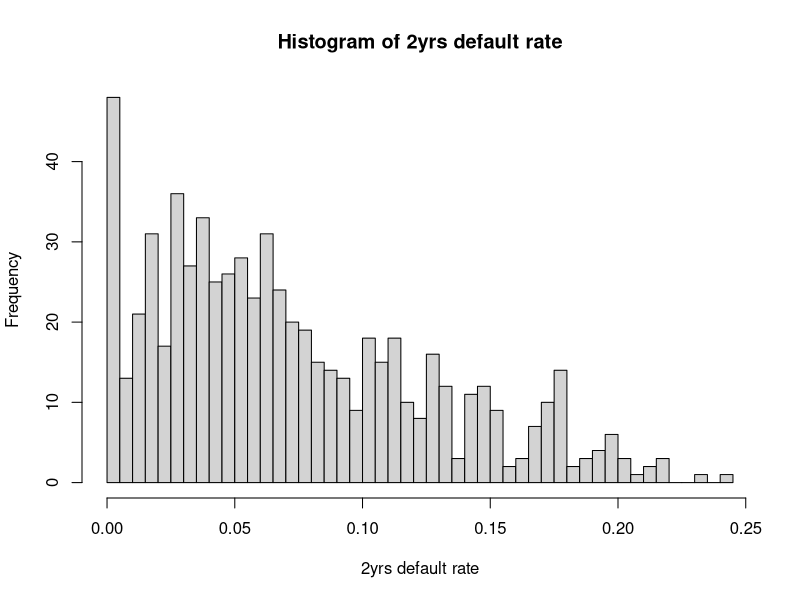
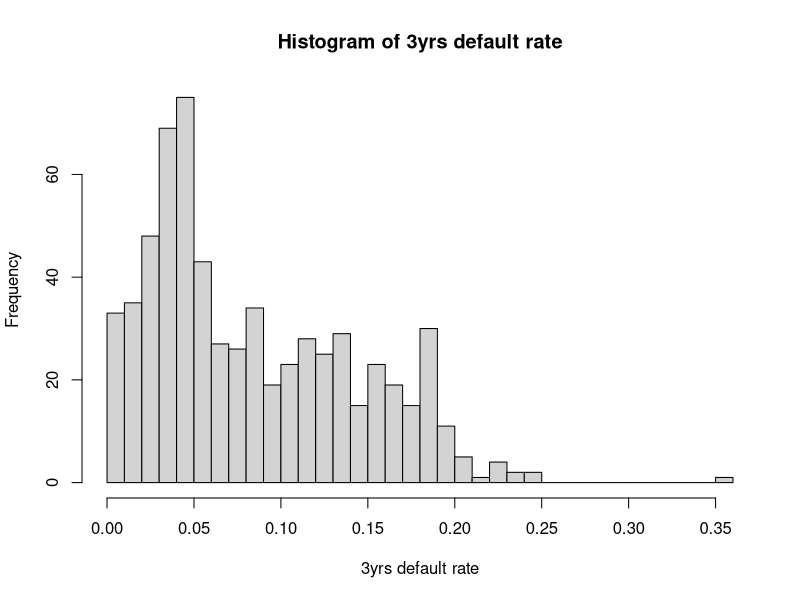
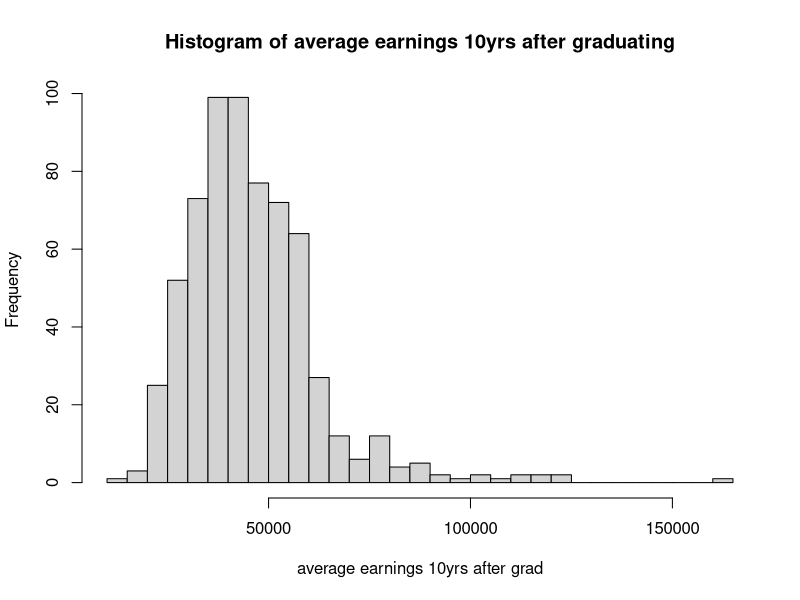
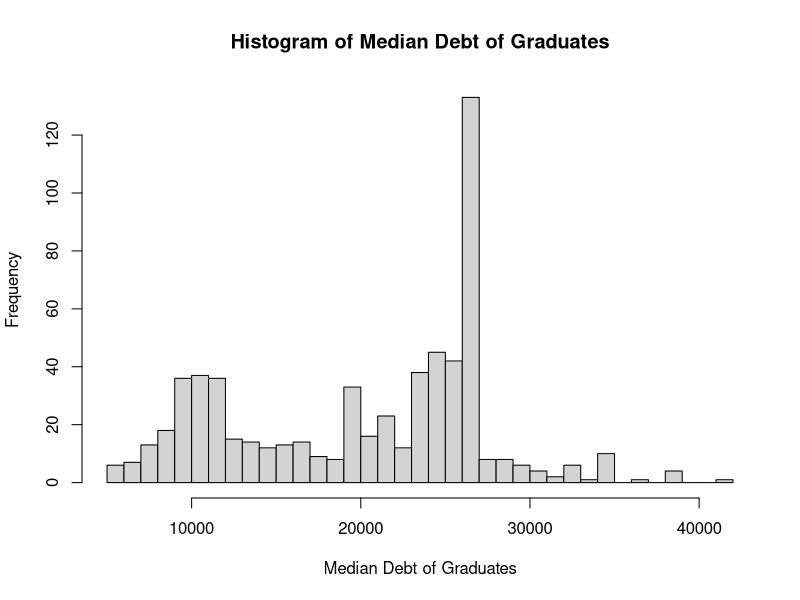
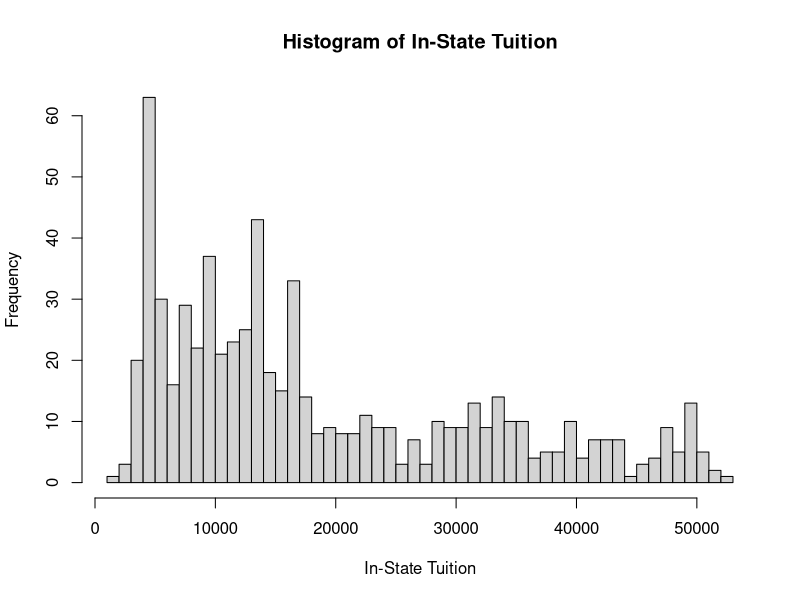
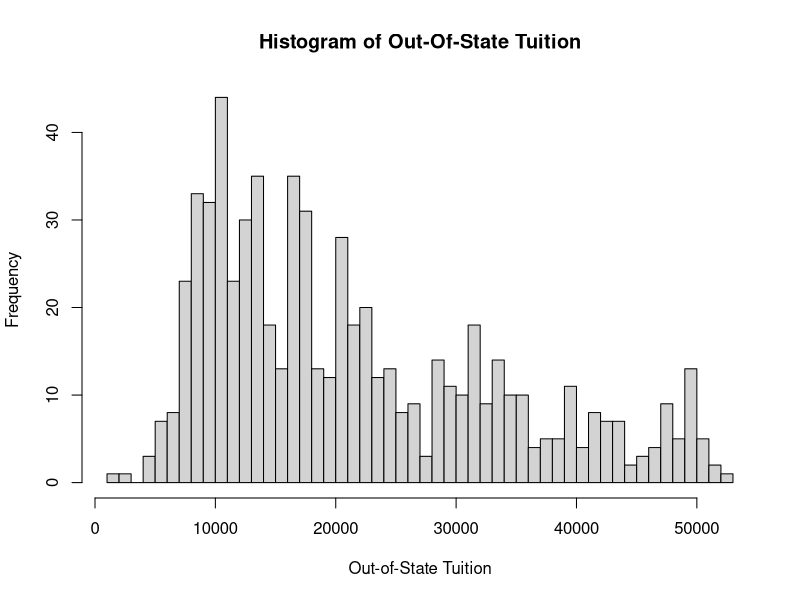
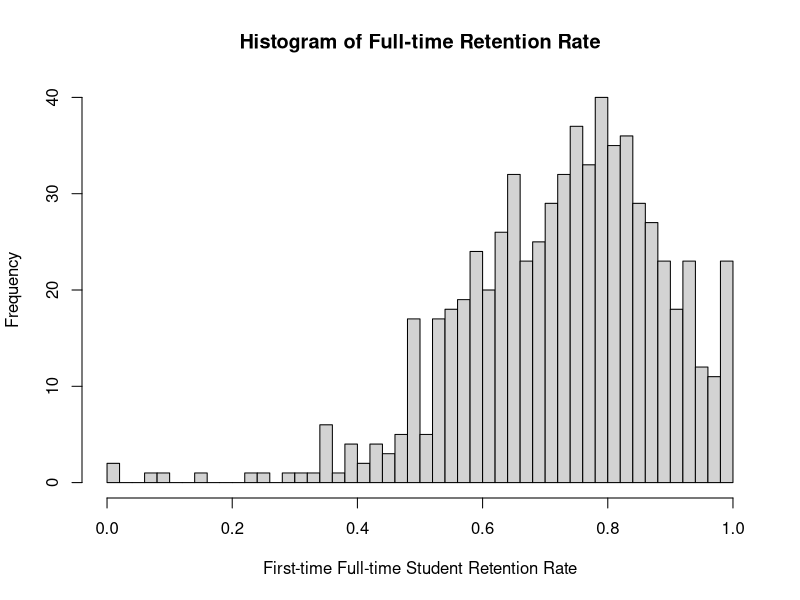
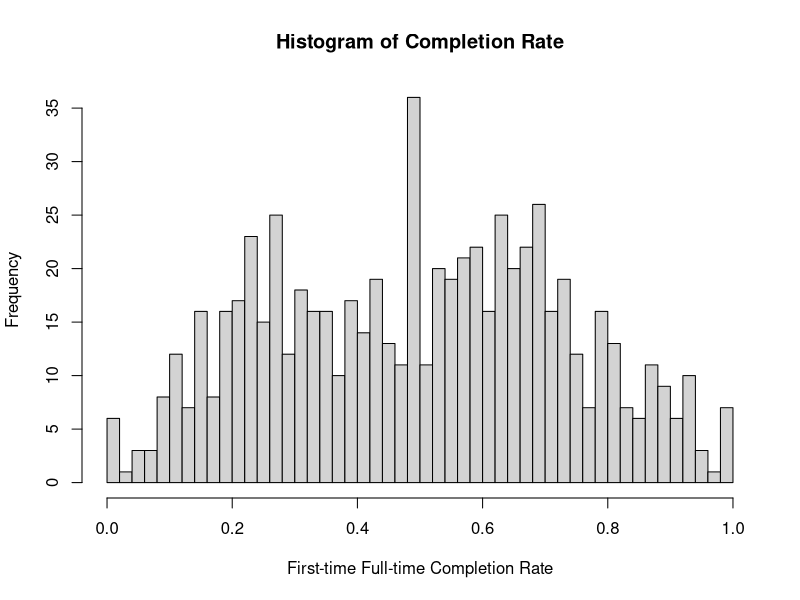

Write R code to recreate these figures, in order.
# Use getwd() to find the R working directory
# Copy College_ScoreCard_Raw_Date_v5.csv into the working directory
# Read and view the College Scorecard raw data of colleges within Mid East Region and Virginia
CollegeScoreCard<-read.csv("College_ScoreCard_Raw_Data_v5.csv",header = TRUE);
View(CollegeScoreCard);

#Create manageable data subset of the columns that will be used to form our two "SuperScores".

# "Financial Stability" SuperScore
#(CDR2) 2 year default rate, (CDR3) 3 year default rate, 
#(MN_EARN_WNE_P10) average earnings 10 years after graduating,
#(GRAD_DEBT_MDN_SUPP) Median debt of completers, 
#(TUITIONFEE_IN) in state tuition costs, 
#(TUITIONFEE_OUT) Out-of-state tuition costs

# "Academic Student Success" SuperScore
#(RET_FT_COMBINE, which is a combination of RET_FT4, RET_FTL4) First-time, full-time student retention rate,
#(C150_COMBINE, which is a combination of C150_4, C150_L4) Completion rate for first-time, full-time students, 
#(PFTFAC) Proportion of faculty that is full-time,
#(RET_COMBINE, which is a combination of RET_PT4, RET_PTL4) First-time, part-time student retention rate,
#(WDRAW_ORIG_YR3_RT) Percent withdrawn from original institution within 3 years

SuperScoreData <- CollegeScoreCard[c(1,15,19,13,25,101,102,107,111,132,135,138,139,151,159,165)];

#The idea will be to find the mean and median for each variable.
#Then, we can find how many standard deviations each school is above/below the mean, in order to assign "SuperScore" points
#These points are added together to form the "SuperScore", which is a way to compare institution against each other in those categories.

#Find mean, standard deviation, and plot a histogram for CDR2
CDR2_Data <- as.numeric(as.character(SuperScoreData$CDR2));
CDR2_Mean <- mean(CDR2_Data, na.rm=TRUE);
CDR2_SD <- sd(CDR2_Data, na.rm=TRUE);
hist(CDR2_Data, breaks=40, main="Histogram of 2yrs default rate",xlab="2yrs default rate");

#Find mean, standard deviation, and plot a histogram for CDR3
CDR3_Data <- as.numeric(as.character(SuperScoreData$CDR3));
CDR3_Mean <- mean(CDR3_Data, na.rm=TRUE);
CDR3_SD <- sd(CDR3_Data, na.rm=TRUE);
hist(CDR3_Data, breaks=40, main="Histogram of 3yrs default rate", xlab="3yrs default rate");

#Find mean, standard deviation, and plot a histogram for MN_EARN_WNE_P10
MN_EARN_Data <- as.numeric(as.character(SuperScoreData$MN_EARN_WNE_P10));
MN_EARN_Mean <- mean(MN_EARN_Data, na.rm=TRUE);
MN_EARN_SD <- sd(MN_EARN_Data, na.rm=TRUE);
hist(MN_EARN_Data, breaks=40, main="Histogram of average earnings 10yrs after graduating",xlab="average earnings 10yrs after grad");

#Find mean, standard deviation, and plot a histogram for GRAD_DEBT_MDN_SUPP
GRAD_DEBT_Data <- as.numeric(as.character(SuperScoreData$GRAD_DEBT_MDN_SUPP));
GRAD_DEBT_Mean <- mean(GRAD_DEBT_Data, na.rm=TRUE);
GRAD_DEBT_SD <- sd(GRAD_DEBT_Data, na.rm=TRUE);
hist(GRAD_DEBT_Data, breaks=40, main="Histogram of Median Debt of Graduates",xlab="Median Debt of Graduates");

#Find mean, standard deviation, and plot a histogram for TUITIONFEE_IN
TUIT_IN_Data <- as.numeric(as.character(SuperScoreData$TUITIONFEE_IN));
TUIT_IN_Mean <- mean(TUIT_IN_Data, na.rm=TRUE);
TUIT_IN_SD <- sd(TUIT_IN_Data, na.rm=TRUE);
hist(TUIT_IN_Data, breaks=40, main="Histogram of In-State Tuition",xlab="In-State Tuition");

#Find mean, standard deviation, and plot a histogram for TUITIONFEE_OUT
TUIT_OUT_Data <- as.numeric(as.character(SuperScoreData$TUITIONFEE_OUT));
TUIT_OUT_Mean <- mean(TUIT_OUT_Data, na.rm=TRUE);
TUIT_OUT_SD <- sd(TUIT_OUT_Data, na.rm=TRUE);
hist(TUIT_OUT_Data, breaks=40, main="Histogram of Out-Of-State Tuition", xlab="Out-of-State Tuition");

#Find mean, standard deviation, and plot a histogram for RET_FT_COMBINE
RET_FT_Data <- as.numeric(as.character(SuperScoreData$RET_FT_COMBINE));
RET_FT_Mean <- mean(RET_FT_Data, na.rm=TRUE);
RET_FT_SD <- sd(RET_FT_Data, na.rm=TRUE);
hist(RET_FT_Data, breaks=40, main="Histogram of Full-time Retention Rate", xlab="First-time Full-time Student Retention Rate");

#Find mean, standard deviation, and plot a histogram for C150_COMBINE
C150_Data <- as.numeric(as.character(SuperScoreData$C150_COMBINE));
C150_Mean <- mean(C150_Data, na.rm=TRUE);
C150_SD <- sd(C150_Data, na.rm=TRUE);
hist(C150_Data, breaks=40, main="Histogram of Completion Rate",xlab="First-time Full-time Completion Rate");

#Find mean, standard deviation, and plot a histogram for PFTFAC
PFTFAC_Data <- as.numeric(as.character(SuperScoreData$PFTFAC));
PFTFAC_Mean <- mean(PFTFAC_Data, na.rm=TRUE);
PFTFAC_SD <- sd(PFTFAC_Data, na.rm=TRUE);
hist(PFTFAC_Data, breaks=40,main="Histogram of Proportion of Full-time Faculty Staff",xlab="Proportion of Faculty that is Full-time");

#Find mean, standard deviation, and plot a histogram for RET_COMBINE
RET_Data <- as.numeric(as.character(SuperScoreData$RET_COMBINE));
RET_Mean <- mean(RET_Data, na.rm=TRUE);
RET_SD <- sd(RET_Data, na.rm=TRUE);
hist(RET_Data, breaks=40, main="Histogram of Part-time Completion Rate",xlab="First-time, Part-time Completion Rate");

#Find mean, standard deviation, and plot a histogram for WDRAW_ORIG_YR3_RT
WDRAW_Data <- as.numeric(as.character(SuperScoreData$WDRAW_ORIG_YR3_RT));
WDRAW_Mean <- mean(WDRAW_Data, na.rm=TRUE);
WDRAW_SD <- sd(WDRAW_Data, na.rm=TRUE);
hist(WDRAW_Data, breaks=40, main="Histogram of percent withdrawn from orig inst within 3yrs",xlab="Percent Withdrawn from orig inst within 3yrs");


#Next, we will find the Z-Scores for each of the above variables, which will help us to form the "SuperScores"
CollegeScoreCard$CDR2_Z_Score <- (CDR2_Data - CDR2_Mean)/CDR2_SD;
CollegeScoreCard$CDR3_Z_Score <- (CDR3_Data - CDR3_Mean)/CDR3_SD;
CollegeScoreCard$MN_EARN_Z_Score <- (MN_EARN_Data - MN_EARN_Mean)/MN_EARN_SD;
CollegeScoreCard$GRAD_DEBT_Z_Score <- (GRAD_DEBT_Data - GRAD_DEBT_Mean)/GRAD_DEBT_SD;
CollegeScoreCard$TUIT_IN_Z_Score <- (TUIT_IN_Data - TUIT_IN_Mean)/TUIT_IN_SD;
CollegeScoreCard$TUIT_OUT_Z_Score <- (TUIT_OUT_Data - TUIT_OUT_Mean)/TUIT_OUT_SD;
CollegeScoreCard$RET_FT_Z_Score <- (RET_FT_Data - RET_FT_Mean)/RET_FT_SD;
CollegeScoreCard$C150_Z_Score <- (C150_Data - C150_Mean)/C150_SD;
CollegeScoreCard$PFTFAC_Z_Score <- (PFTFAC_Data - PFTFAC_Mean)/PFTFAC_SD;
CollegeScoreCard$RET_Z_Score <- (RET_Data - RET_Mean)/RET_SD;
CollegeScoreCard$WDRAW_Z_Score <- (WDRAW_Data - WDRAW_Mean)/WDRAW_SD;

#Adding Z-Score variable categories together to make overall "Super Scores"

#Financial Stability SuperScore
CollegeScoreCard$Financial_Stability_SuperScore <- (CollegeScoreCard$CDR2_Z_Score*-1) + (CollegeScoreCard$CDR3_Z_Score*-1) + (CollegeScoreCard$MN_EARN_Z_Score)
+ (CollegeScoreCard$GRAD_DEBT_Z_Score*-1) + (CollegeScoreCard$TUIT_IN_Z_Score*-1) + (CollegeScoreCard$TUIT_OUT_Z_Score*-1);

#Academic Student Success SuperScore
CollegeScoreCard$Academic_Student_Success_SuperScore <- (CollegeScoreCard$RET_FT_Z_Score) + (CollegeScoreCard$C150_Z_Score)
+ (CollegeScoreCard$PFTFAC_Z_Score) + (CollegeScoreCard$WDRAW_Z_Score*-1);

#State Distribution of the number of schools in our dataset
States_Data = SuperScoreData$ST_FIPS_DESC;
States_Data_freq = table(States_Data);
colors = c("red","yellow","green","violet","orange","blue","pink","cyan");
barplot(States_Data_freq, col=colors);
# Barplot of the mean of graduate debt by states within the region
barplot(tapply(as.numeric((as.character(SuperScoreData$GRAD_DEBT_MDN_SUPP))), SuperScoreData$ST_FIPS_DESC, mean, na.rm=TRUE), main="Mean of the grad debt by states within the region", ylab="Mean of Grad Debt",col=colors)

#run these if you do not have the packages installed
#they will be useful for ggplot2 graphs
install.packages("ggplot2");
install.packages("Hmisc");
install.packages("dplyr");
install.packages("reshape");
install.packages("lme4");
#load libraries into R session
library(ggplot2);
library(Hmisc);
library(dplyr);
library(reshape);
library(lme4);
library(nlme);
theme_set(theme_grey(base_size = 12));

#This uses the ggplot2 package to display a graph that shows a correlation between Average ACT scores 
# for admitted students and the financial stability associated with students attending a specific school
ggplot(data = CollegeScoreCard, aes(ACTCM75, y=Financial_Stability_SuperScore)) +
  xlab("ACT Composite 75th Percentile") +
  ylab("Financial Stability SuperScore") +
  geom_boxplot() +
  ggtitle("Admitted Student ACT Composite 75th Percentile and Financial Stability") +
  theme(plot.title = element_text(hjust = 0.5))

#This uses the ggplot2 package to display a graph that shows a correlation between Average ACT scores 
# for admitted students and the academic student success SuperScore associated with students attending a specific school
ggplot(data = CollegeScoreCard, aes(ACTCM75, y=Academic_Student_Success_SuperScore)) +
  xlab("ACT Composite 75th Percentile") +
  ylab("Academic Student Success SuperScore") +
  geom_boxplot() +
  ggtitle("Admitted Student ACT Composite 75th Percentile and Academic Student Success") +
  theme(plot.title = element_text(hjust = 0.5))

# Frequency distribution of the college sizes in Maryland
mdstate = States_Data == "Maryland";
mddata = SuperScoreData[mdstate,];
mdccsize = mddata$CCSIZE_DESC;
mdccsize.freq = table(mdccsize);
cbind(mdccsize.freq);
pie(mdccsize.freq, col=colors);

# Plot In-state Tuition against Out-Of-State Tuition in Maryland
plot(as.numeric(as.character(mddata$TUITIONFEE_OUT)), as.numeric(as.character(mddata$TUITIONFEE_IN)),main="Maryland Tuition Comparison", xlab="Out-Of-State Tuition", ylab="In-State Tution");

# Plot in-state tuition against median debt of graduates in Maryland
plot(as.numeric(as.character(mddata$TUITIONFEE_IN)), as.numeric(as.character(mddata$GRAD_DEBT_MDN_SUPP)),main="Maryland In-State Tuition vs Median Debt of Graduates", xlab="In-State Tuition",ylab="Median Debt of Graduates");

# plot in-state tuition against mean earning of graduates in Maryland
plot(as.numeric(as.character(mddata$TUITIONFEE_IN)), as.numeric(as.character(mddata$MN_EARN_WNE_P10)), main="Maryland In-State Tuition vs Mean Earning of Graduates", xlab="In-State-Tuition",ylab="Mean Earning of Graduates");
